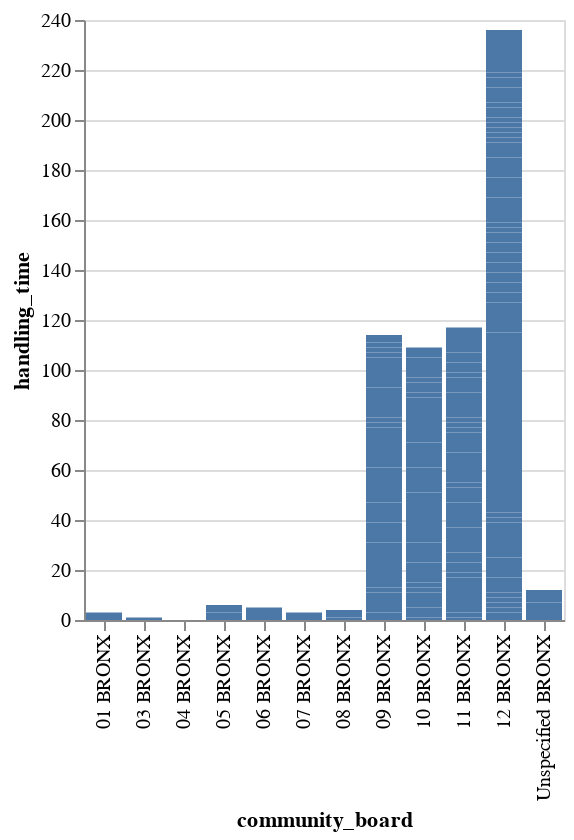

Source (notebook cell):
### Code cell
alt.Chart(dfStatus).mark_bar().encode(
    x='community_board',
    y='handling_time'
)

### Figure 1 — Vega-Lite specification as saved in the notebook (floating-point values rounded to 4 significant figures; data arrays with more than 128 entries replaced by an {"elided": "..."} marker saying what was removed)
{"config": {"view": {"continuousWidth": 400, "continuousHeight": 300}}, "data": {"name": "data-9cbaf619541778010878b885261eb2c4"}, "mark": "bar", "encoding": {"x": {"field": "community_board", "type": "nominal"}, "y": {"field": "handling_time", "type": "quantitative"}}, "$schema": "https://vega.github.io/schema/vega-lite/v4.17.0.json", "datasets": {"data-9cbaf619541778010878b885261eb2c4": {"elided": "314 records"}}}
